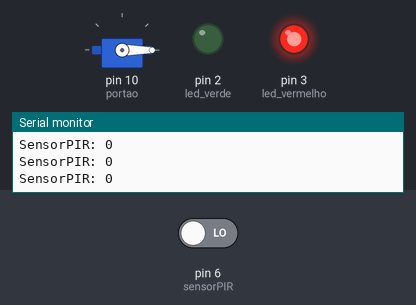
The sketch below on a simulated Arduino Uno, built with avr-gcc and run on an emulated ATmega328P. Shown: servo, output pins drawn as LEDs (lit = HIGH), the last lines printed to the serial monitor. The test bench sets the inputs (shaded band); at power-on: pin 6 (sensorPIR) LOW.

Above: at 1.2 s.
1.3 s: pin 6 (sensorPIR) driven HIGH
At 2.5 s:
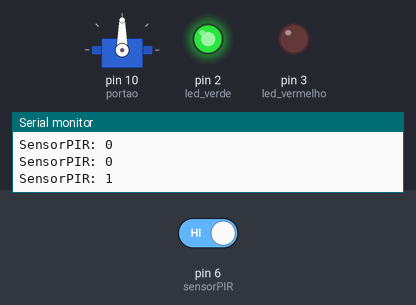
Timing chart, 0 to 4.3 s (numbered marks = the images above; inputs shaded):
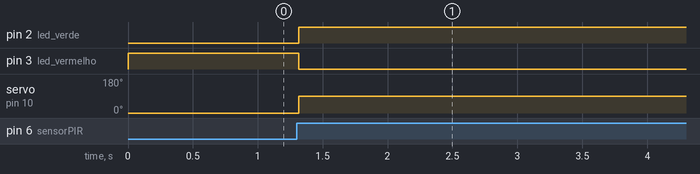

Measured:
- after the input at 1.3 s, pin 2 (led_verde): LOW → HIGH at once; pin 3 (led_vermelho): HIGH → LOW at once; servo on pin 10 (portao): 0° → 90° at once

The sketch:

ProjetoPIR.ino
```cpp
// Biblioteca de servo-motor
#include <Servo.h>
Servo portao;

int sensorPIR = 6;
int estadoPIR;

int led_verde = 2;
int led_vermelho = 3;

void setup()
{
  Serial.begin(9600);
  //define a cancela na saída 10
  portao.attach(10);

  pinMode(sensorPIR, INPUT);
  pinMode(led_verde, OUTPUT);
  pinMode(led_vermelho, OUTPUT);

  portao.write(0);
  sinalDePassagem(false);
}

void loop()
{
  testaAbertura();
}


/*-- Função de Abertura/Fechamento --*/
void testaAbertura(){
  //Lê o sensor e guarda resultado
  estadoPIR = digitalRead(sensorPIR);
  Serial.print("SensorPIR: ");
  Serial.println(estadoPIR);
  //Abre Portão de acordo com o estado
  if(estadoPIR == HIGH){
  	portao.write(90);
 	sinalDePassagem(true);
    delay(5000);

  }
  else{
  	portao.write(0);
    sinalDePassagem(false);
  }

}

/*-- Função de Troca de Leds --*/
void sinalDePassagem(boolean passagem){
  if(passagem){
  	digitalWrite(led_verde, HIGH);
    digitalWrite(led_vermelho, LOW);
  }
  else{
  	digitalWrite(led_verde, LOW);
    digitalWrite(led_vermelho, HIGH);
  }
}
```
